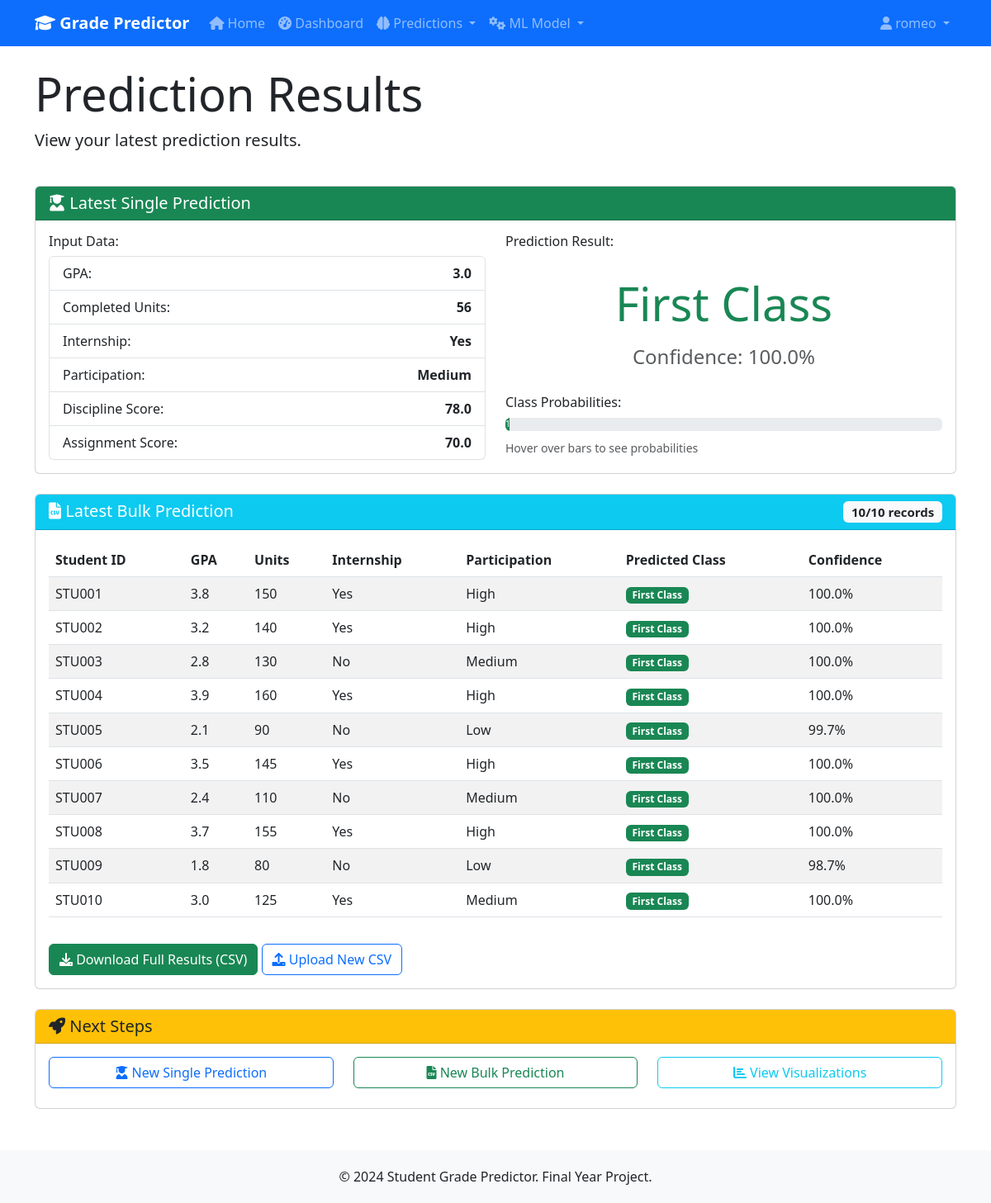
/predictor/results/ (signed in), run on the app's committed database.
### predictor/models.py (models this page shows, shortened)
class StudentPrediction(models.Model):
    user = models.ForeignKey(User, on_delete=models.CASCADE)
    gpa = models.FloatField()
    completed_units = models.IntegerField()
    internship_completed = models.CharField(max_length=3, choices=[('Yes', 'Yes'), ('No', 'No')])
    participation = models.CharField(max_length=10, choices=[('Low', 'Low'), ('Medium', 'Medium'), ('High', 'High')])
    discipline_score = models.FloatField()
    assignment_score = models.FloatField()
    predicted_class = models.CharField(max_length=20)
    confidence = models.FloatField()
    probabilities = models.JSONField(default=dict)  # Store all class probabilities
    created_at = models.DateTimeField(auto_now_add=True)

class BulkPrediction(models.Model):
    user = models.ForeignKey(User, on_delete=models.CASCADE)
    csv_file = models.FileField(upload_to='bulk_predictions/')
    total_records = models.IntegerField(default=0)
    processed_records = models.IntegerField(default=0)
    results_file = models.FileField(upload_to='prediction_results/', null=True, blank=True)
    created_at = models.DateTimeField(auto_now_add=True)
    completed_at = models.DateTimeField(null=True, blank=True)

class PredictionResult(models.Model):
    bulk_prediction = models.ForeignKey(BulkPrediction, on_delete=models.CASCADE, related_name='results')
    student_id = models.CharField(max_length=50, blank=True, null=True)
    gpa = models.FloatField()
    completed_units = models.IntegerField()
    internship_completed = models.CharField(max_length=3)
    participation = models.CharField(max_length=10)
    discipline_score = models.FloatField()
    assignment_score = models.FloatField()
    predicted_class = models.CharField(max_length=20)
    confidence = models.FloatField()

### predictor/views.py (the view)
# urls.py: path('results/', views.prediction_results, name='prediction_results'),
@login_required
def prediction_results(request):
    latest_single = StudentPrediction.objects.filter(user=request.user).order_by('-created_at').first()
    latest_bulk = BulkPrediction.objects.filter(user=request.user).order_by('-created_at').first()
    bulk_results = []
    if latest_bulk:
        bulk_results = PredictionResult.objects.filter(bulk_prediction=latest_bulk)[:20]  # Limit for display
    context = {
        'latest_single': latest_single,
        'latest_bulk': latest_bulk,
        'bulk_results': bulk_results,
    }
    return render(request, 'predictor/prediction_results.html', context)

### predictor/templates/predictor/prediction_results.html (shortened to what this page needs)
{% extends 'users/base.html' %}
{% block content %}
<div class="row">
    <div class="col-12">
        <h1 class="display-4">Prediction Results</h1>
        <p class="lead">View your latest prediction results.</p>
    </div>
</div>
{% if latest_single %}
<div class="row mt-4">
    <div class="col-12">
        <div class="card">
            <div class="card-header bg-success text-white">
                <h5 class="mb-0"><i class="fas fa-user-graduate"></i> Latest Single Prediction</h5>
            </div>
            <div class="card-body">
                <div class="row">
                    <div class="col-md-6">
                        <h6>Input Data:</h6>
                        <ul class="list-group">
                            <li class="list-group-item d-flex justify-content-between">
                                <span>GPA:</span>
                                <strong>{{ latest_single.gpa }}</strong>
                            </li>
                            <li class="list-group-item d-flex justify-content-between">
                                <span>Completed Units:</span>
                                <strong>{{ latest_single.completed_units }}</strong>
                            </li>
                            <li class="list-group-item d-flex justify-content-between">
                                <span>Internship:</span>
                                <strong>{{ latest_single.internship_completed }}</strong>
                            </li>
                            <li class="list-group-item d-flex justify-content-between">
                                <span>Participation:</span>
                                <strong>{{ latest_single.participation }}</strong>
                            </li>
                            <li class="list-group-item d-flex justify-content-between">
                                <span>Discipline Score:</span>
                                <strong>{{ latest_single.discipline_score }}</strong>
                            </li>
                            <li class="list-group-item d-flex justify-content-between">
                                <span>Assignment Score:</span>
                                <strong>{{ latest_single.assignment_score }}</strong>
                            </li>
                        </ul>
                    </div>
                    <div class="col-md-6">
                        <h6>Prediction Result:</h6>
                        <div class="text-center py-4">
                            <div class="display-4 mb-3
                                {% if latest_single.predicted_class == 'First Class' %}text-success
                                {% elif latest_single.predicted_class == 'Second Upper' %}text-info
                                {% elif latest_single.predicted_class == 'Second Lower' %}text-warning
                                {% elif latest_single.predicted_class == 'Pass' %}text-primary
                                {% else %}text-danger{% endif %}">
                                {{ latest_single.predicted_class }}
                            </div>
                            <div class="h4 text-muted">
                                Confidence: {{ latest_single.confidence|floatformat:1 }}%
                            </div>
                        </div>
                        {% if latest_single.probabilities %}
                        <h6>Class Probabilities:</h6>
                        <div class="progress-stacked mb-2">
                            {% for class_name, probability in latest_single.probabilities.items %}
                            <div class="progress" style="width: {{ probability|floatformat:2 }}%">
                                <div class="progress-bar
                                    {% if class_name == 'First Class' %}bg-success
                                    {% elif class_name == 'Second Upper' %}bg-info
                                    {% elif class_name == 'Second Lower' %}bg-warning
                                    {% elif class_name == 'Pass' %}bg-primary
                                    {% else %}bg-danger{% endif %}"
                                    role="progressbar"
                                    style="width: 100%">
                                    <small>{{ probability|floatformat:1 }}%</small>
                                </div>
                            </div>
                            {% endfor %}
                        </div>
                        <small class="text-muted">Hover over bars to see probabilities</small>
                        {% endif %}
                    </div>
                </div>
            </div>
        </div>
    </div>
</div>
{% endif %}
{% if latest_bulk and bulk_results %}
<div class="row mt-4">
    <div class="col-12">
        <div class="card">
            <div class="card-header bg-info text-white">
                <h5 class="mb-0">
                    <i class="fas fa-file-csv"></i> Latest Bulk Prediction
                    <span class="badge bg-light text-dark float-end">
                        {{ latest_bulk.processed_records }}/{{ latest_bulk.total_records }} records
                    </span>
                </h5>
            </div>
            <div class="card-body">
                <div class="table-responsive">
                    <table class="table table-striped">
                        <thead>
                            <tr>
                                <th>Student ID</th>
                                <th>GPA</th>
                                <th>Units</th>
                                <th>Internship</th>
                                <th>Participation</th>
                                <th>Predicted Class</th>
                                <th>Confidence</th>
                            </tr>
                        </thead>
                        <tbody>
                            {% for result in bulk_results %}
                            <tr>
                                <td>{{ result.student_id }}</td>
                                <td>{{ result.gpa }}</td>
                                <td>{{ result.completed_units }}</td>
                                <td>{{ result.internship_completed }}</td>
                                <td>{{ result.participation }}</td>
                                <td>
                                    <span class="badge
                                        {% if result.predicted_class == 'First Class' %}bg-success
                                        {% elif result.predicted_class == 'Second Upper' %}bg-info
                                        {% elif result.predicted_class == 'Second Lower' %}bg-warning
                                        {% elif result.predicted_class == 'Pass' %}bg-primary
                                        {% else %}bg-danger{% endif %}">
                                        {{ result.predicted_class }}
                                    </span>
                                </td>
                                <td>{{ result.confidence|floatformat:1 }}%</td>
                            </tr>
                            {% endfor %}
                        </tbody>
                    </table>
                </div>
                <div class="mt-3">
                    <a href="{% url 'download_bulk_results' latest_bulk.id %}" class="btn btn-success">
                        <i class="fas fa-download"></i> Download Full Results (CSV)
                    </a>
                    <a href="{% url 'upload_csv' %}" class="btn btn-outline-primary">
                        <i class="fas fa-upload"></i> Upload New CSV
                    </a>
                </div>
            </div>
        </div>
    </div>
</div>
{% endif %}
<div class="row mt-4">
    <div class="col-12">
        <div class="card">
            <div class="card-header bg-warning text-dark">
                <h5 class="mb-0"><i class="fas fa-rocket"></i> Next Steps</h5>
            </div>
            <div class="card-body">
                <div class="row">
                    <div class="col-md-4 mb-2">
                        <a href="{% url 'predict_single' %}" class="btn btn-outline-primary w-100">
                            <i class="fas fa-user-graduate"></i> New Single Prediction
                        </a>
                    </div>
                    <div class="col-md-4 mb-2">
                        <a href="{% url 'upload_csv' %}" class="btn btn-outline-success w-100">
                            <i class="fas fa-file-csv"></i> New Bulk Prediction
                        </a>
                    </div>
                    <div class="col-md-4 mb-2">
                        <a href="{% url 'visualization' %}" class="btn btn-outline-info w-100">
                            <i class="fas fa-chart-bar"></i> View Visualizations
                        </a>
                    </div>
                </div>
            </div>
        </div>
    </div>
</div>
{% endblock %}

### users/templates/users/base.html (shortened to what this page needs)
<!DOCTYPE html>
<html lang="en">
<head>
    <link href="https://cdn.jsdelivr.net/npm/bootstrap@5.3.0/dist/css/bootstrap.min.css" rel="stylesheet">
    <link href="https://cdnjs.cloudflare.com/ajax/libs/font-awesome/6.0.0/css/all.min.css" rel="stylesheet">
</head>
<body>
<nav class="navbar navbar-expand-lg navbar-dark bg-primary">
    <div class="container">
        <a class="navbar-brand" href="{% url 'home' %}">
            <i class="fas fa-graduation-cap"></i> Grade Predictor
        </a>
        <div class="collapse navbar-collapse" id="navbarNav">
            <ul class="navbar-nav me-auto">
                <li class="nav-item">
                    <a class="nav-link" href="{% url 'home' %}">
                        <i class="fas fa-home"></i> Home
                    </a>
                </li>
                {% if user.is_authenticated %}
                <li class="nav-item">
                    <a class="nav-link" href="{% url 'dashboard' %}">
                        <i class="fas fa-tachometer-alt"></i> Dashboard
                    </a>
                </li>
                <li class="nav-item dropdown">
                    <a class="nav-link dropdown-toggle" href="#" id="predictionsDropdown" role="button" data-bs-toggle="dropdown">
                        <i class="fas fa-brain"></i> Predictions
                    </a>
                </li>
                <li class="nav-item dropdown">
                    <a class="nav-link dropdown-toggle" href="#" id="mlDropdown" role="button" data-bs-toggle="dropdown">
                        <i class="fas fa-cogs"></i> ML Model
                    </a>
                </li>
                {% endif %}
            </ul>
            <ul class="navbar-nav">
                {% if user.is_authenticated %}
                    <li class="nav-item dropdown">
                        <a class="nav-link dropdown-toggle" href="#" id="userDropdown" role="button" data-bs-toggle="dropdown">
                            <i class="fas fa-user"></i> {{ user.username }}
                        </a>
                    </li>
                {% endif %}
            </ul>
        </div>
    </div>
</nav>
    <main class="container my-4">
        {% block content %}{% endblock %}
    </main>
    <footer class="footer">
        <div class="container text-center">
            <p class="mb-0">&copy; 2024 Student Grade Predictor. Final Year Project.</p>
        </div>
    </footer>
</body>
</html>

### users/templates/users/base.html (style rules this page uses)
.navbar-brand { font-weight: bold; }
.footer { background-color: #f8f9fa; padding: 20px 0; margin-top: 50px; }

### data on the page
StudentPrediction: gpa "3.0", completed_units "56", internship_completed "Yes", participation "Medium", discipline_score "78.0", assignment_score "70.0", predicted_class "First Class", confidence "100.0"
BulkPrediction: processed_records "10", total_records "10"
PredictionResult: student_id "STU001", gpa "3.8", completed_units "150", internship_completed "Yes", participation "High", predicted_class "First Class", confidence "100.0"
PredictionResult: student_id "STU002", gpa "3.2", completed_units "140", internship_completed "Yes", participation "High", predicted_class "First Class", confidence "100.0"
PredictionResult: student_id "STU003", gpa "2.8", completed_units "130", internship_completed "No", participation "Medium", predicted_class "First Class", confidence "100.0"
PredictionResult: student_id "STU004", gpa "3.9", completed_units "160", internship_completed "Yes", participation "High", predicted_class "First Class", confidence "100.0"
PredictionResult: student_id "STU005", gpa "2.1", completed_units "90", internship_completed "No", participation "Low", predicted_class "First Class", confidence "99.7"
PredictionResult: student_id "STU006", gpa "3.5", completed_units "145", internship_completed "Yes", participation "High", predicted_class "First Class", confidence "100.0"
PredictionResult: student_id "STU007", gpa "2.4", completed_units "110", internship_completed "No", participation "Medium", predicted_class "First Class", confidence "100.0"
PredictionResult: student_id "STU008", gpa "3.7", completed_units "155", internship_completed "Yes", participation "High", predicted_class "First Class", confidence "100.0"
PredictionResult: student_id "STU009", gpa "1.8", completed_units "80", internship_completed "No", participation "Low", predicted_class "First Class", confidence "98.7"
PredictionResult: student_id "STU010", gpa "3.0", completed_units "125", internship_completed "Yes", participation "Medium", predicted_class "First Class", confidence "100.0"

### other printed values
{{ user.username }} "romeo"
